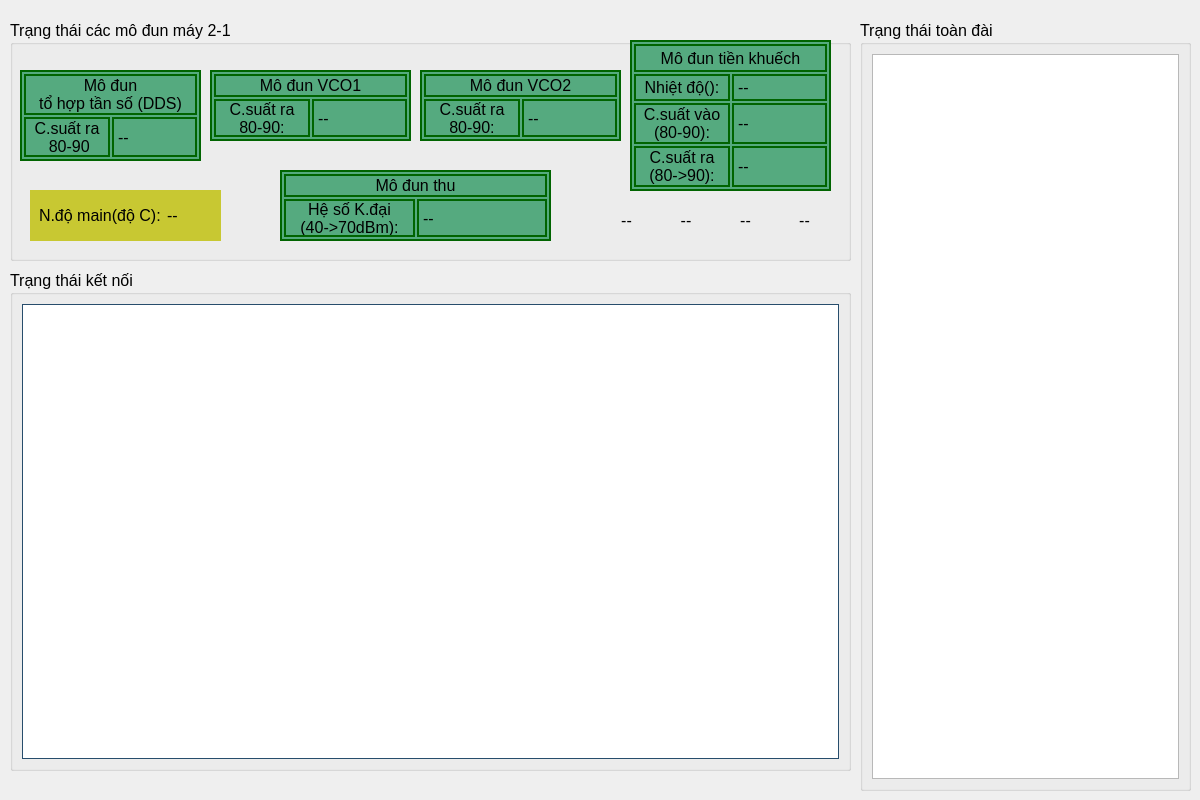
  <widget class="QWidget" name="centralwidget">
   <widget class="QGroupBox" name="groupBox">
    <property name="geometry">
     <rect>
      <x>10</x>
      <y>20</y>
      <width>841</width>
      <height>241</height>
     </rect>
    </property>
    <property name="font">
     <font>
      <pointsize>12</pointsize>
     </font>
    </property>
    <property name="title">
     <string>Trạng thái các mô đun máy 2-1</string>
    </property>
    <widget class="QFrame" name="frame_5">
     <property name="geometry">
      <rect>
       <x>270</x>
       <y>150</y>
       <width>271</width>
       <height>71</height>
      </rect>
     </property>
     <property name="font">
      <font>
       <pointsize>12</pointsize>
      </font>
     </property>
     <property name="styleSheet">
      <string notr="true">background-color: rgb(85, 170, 127);
border: 2px solid darkgreen;
</string>
     </property>
     <property name="frameShape">
      <enum>QFrame::StyledPanel</enum>
     </property>
     <property name="frameShadow">
      <enum>QFrame::Raised</enum>
     </property>
     <layout class="QGridLayout" name="gridLayout_5">
      <property name="leftMargin">
       <number>2</number>
      </property>
      <property name="topMargin">
       <number>2</number>
      </property>
      <property name="rightMargin">
       <number>2</number>
      </property>
      <property name="bottomMargin">
       <number>2</number>
      </property>
      <property name="spacing">
       <number>2</number>
      </property>
      <item row="1" column="1">
       <widget class="QLabel" name="label_res_receiver">
        <property name="font">
         <font>
          <pointsize>12</pointsize>
         </font>
        </property>
        <property name="text">
         <string>--</string>
        </property>
       </widget>
      </item>
      <item row="1" column="0">
       <widget class="QLabel" name="label_123">
        <property name="font">
         <font>
          <pointsize>12</pointsize>
         </font>
        </property>
        <property name="text">
         <string>Hệ số K.đại
(40-&gt;70dBm):</string>
        </property>
        <property name="alignment">
         <set>Qt::AlignCenter</set>
        </property>
       </widget>
      </item>
      <item row="0" column="0" colspan="2">
       <widget class="QLabel" name="label_5">
        <property name="font">
         <font>
          <pointsize>12</pointsize>
         </font>
        </property>
        <property name="text">
         <string>Mô đun thu</string>
        </property>
        <property name="alignment">
         <set>Qt::AlignCenter</set>
        </property>
       </widget>
      </item>
     </layout>
    </widget>
    <widget class="QFrame" name="frame">
     <property name="geometry">
      <rect>
       <x>10</x>
       <y>50</y>
       <width>181</width>
       <height>91</height>
      </rect>
     </property>
     <property name="font">
      <font>
       <pointsize>12</pointsize>
      </font>
     </property>
     <property name="styleSheet">
      <string notr="true">background-color: rgb(85, 170, 127);
border: 2px solid darkgreen;
</string>
     </property>
     <property name="frameShape">
      <enum>QFrame::StyledPanel</enum>
     </property>
     <property name="frameShadow">
      <enum>QFrame::Raised</enum>
     </property>
     <layout class="QGridLayout" name="gridLayout">
      <property name="leftMargin">
       <number>2</number>
      </property>
      <property name="topMargin">
       <number>2</number>
      </property>
      <property name="rightMargin">
       <number>2</number>
      </property>
      <property name="bottomMargin">
       <number>2</number>
      </property>
      <property name="spacing">
       <number>2</number>
      </property>
      <item row="1" column="0">
       <widget class="QLabel" name="label_128">
        <property name="font">
         <font>
          <pointsize>12</pointsize>
         </font>
        </property>
        <property name="text">
         <string>C.suất ra
 80-90</string>
        </property>
        <property name="alignment">
         <set>Qt::AlignCenter</set>
        </property>
       </widget>
      </item>
      <item row="0" column="0" colspan="2">
       <widget class="QLabel" name="label">
        <property name="font">
         <font>
          <pointsize>12</pointsize>
         </font>
        </property>
        <property name="text">
         <string>Mô đun 
tổ hợp tần số (DDS)</string>
        </property>
        <property name="alignment">
         <set>Qt::AlignCenter</set>
        </property>
       </widget>
      </item>
      <item row="1" column="1">
       <widget class="QLabel" name="label_res_dds_out">
        <property name="font">
         <font>
          <pointsize>12</pointsize>
         </font>
        </property>
        <property name="text">
         <string>--</string>
        </property>
       </widget>
      </item>
     </layout>
    </widget>
    <widget class="QFrame" name="frame_4">
     <property name="geometry">
      <rect>
       <x>410</x>
       <y>50</y>
       <width>201</width>
       <height>71</height>
      </rect>
     </property>
     <property name="font">
      <font>
       <pointsize>12</pointsize>
      </font>
     </property>
     <property name="styleSheet">
      <string notr="true">background-color: rgb(85, 170, 127);
border: 2px solid darkgreen;
</string>
     </property>
     <property name="frameShape">
      <enum>QFrame::StyledPanel</enum>
     </property>
     <property name="frameShadow">
      <enum>QFrame::Raised</enum>
     </property>
     <layout class="QGridLayout" name="gridLayout_4">
      <property name="leftMargin">
       <number>2</number>
      </property>
      <property name="topMargin">
       <number>2</number>
      </property>
      <property name="rightMargin">
       <number>2</number>
      </property>
      <property name="bottomMargin">
       <number>2</number>
      </property>
      <property name="spacing">
       <number>2</number>
      </property>
      <item row="0" column="0" colspan="2">
       <widget class="QLabel" name="label_4">
        <property name="font">
         <font>
          <pointsize>12</pointsize>
         </font>
        </property>
        <property name="text">
         <string>Mô đun VCO2</string>
        </property>
        <property name="alignment">
         <set>Qt::AlignCenter</set>
        </property>
       </widget>
      </item>
      <item row="1" column="0">
       <widget class="QLabel" name="label_127">
        <property name="font">
         <font>
          <pointsize>12</pointsize>
         </font>
        </property>
        <property name="text">
         <string>C.suất ra
80-90:</string>
        </property>
        <property name="alignment">
         <set>Qt::AlignCenter</set>
        </property>
       </widget>
      </item>
      <item row="1" column="1">
       <widget class="QLabel" name="label_vco_output_2">
        <property name="font">
         <font>
          <pointsize>12</pointsize>
         </font>
        </property>
        <property name="text">
         <string>--</string>
        </property>
       </widget>
      </item>
     </layout>
    </widget>
    <widget class="QFrame" name="frame_3">
     <property name="geometry">
      <rect>
       <x>200</x>
       <y>50</y>
       <width>201</width>
       <height>71</height>
      </rect>
     </property>
     <property name="font">
      <font>
       <pointsize>12</pointsize>
      </font>
     </property>
     <property name="styleSheet">
      <string notr="true">background-color: rgb(85, 170, 127);
border: 2px solid darkgreen;
</string>
     </property>
     <property name="frameShape">
      <enum>QFrame::StyledPanel</enum>
     </property>
     <property name="frameShadow">
      <enum>QFrame::Raised</enum>
     </property>
     <layout class="QGridLayout" name="gridLayout_3">
      <property name="leftMargin">
       <number>2</number>
      </property>
      <property name="topMargin">
       <number>2</number>
      </property>
      <property name="rightMargin">
       <number>2</number>
      </property>
      <property name="bottomMargin">
       <number>2</number>
      </property>
      <property name="spacing">
       <number>2</number>
      </property>
      <item row="0" column="0" colspan="2">
       <widget class="QLabel" name="label_3">
        <property name="font">
         <font>
          <pointsize>12</pointsize>
         </font>
        </property>
        <property name="text">
         <string>Mô đun VCO1</string>
        </property>
        <property name="alignment">
         <set>Qt::AlignCenter</set>
        </property>
       </widget>
      </item>
      <item row="1" column="0">
       <widget class="QLabel" name="label_129">
        <property name="font">
         <font>
          <pointsize>12</pointsize>
         </font>
        </property>
        <property name="text">
         <string>C.suất ra
80-90:</string>
        </property>
        <property name="alignment">
         <set>Qt::AlignCenter</set>
        </property>
       </widget>
      </item>
      <item row="1" column="1">
       <widget class="QLabel" name="label_vco_output_1">
        <property name="font">
         <font>
          <pointsize>12</pointsize>
         </font>
        </property>
        <property name="text">
         <string>--</string>
        </property>
       </widget>
      </item>
     </layout>
    </widget>
    <widget class="QFrame" name="frame_6">
     <property name="geometry">
      <rect>
       <x>620</x>
       <y>20</y>
       <width>201</width>
       <height>151</height>
      </rect>
     </property>
     <property name="font">
      <font>
       <pointsize>12</pointsize>
      </font>
     </property>
     <property name="styleSheet">
      <string notr="true">background-color: rgb(85, 170, 127);
border: 2px solid darkgreen;
</string>
     </property>
     <property name="frameShape">
      <enum>QFrame::StyledPanel</enum>
     </property>
     <property name="frameShadow">
      <enum>QFrame::Raised</enum>
     </property>
     <layout class="QGridLayout" name="gridLayout_6">
      <property name="leftMargin">
       <number>2</number>
      </property>
      <property name="topMargin">
       <number>2</number>
      </property>
      <property name="rightMargin">
       <number>2</number>
      </property>
      <property name="bottomMargin">
       <number>2</number>
      </property>
      <property name="spacing">
       <number>2</number>
      </property>
      <item row="2" column="0">
       <widget class="QLabel" name="label_125">
        <property name="font">
         <font>
          <pointsize>12</pointsize>
         </font>
        </property>
        <property name="text">
         <string>C.suất vào
(80-90):</string>
        </property>
        <property name="alignment">
         <set>Qt::AlignCenter</set>
        </property>
       </widget>
      </item>
      <item row="1" column="1">
       <widget class="QLabel" name="label_res_trans_temp">
        <property name="font">
         <font>
          <pointsize>12</pointsize>
         </font>
        </property>
        <property name="text">
         <string>--</string>
        </property>
       </widget>
      </item>
      <item row="0" column="0" colspan="2">
       <widget class="QLabel" name="label_6">
        <property name="font">
         <font>
          <pointsize>12</pointsize>
         </font>
        </property>
        <property name="text">
         <string>Mô đun tiền khuếch</string>
        </property>
        <property name="alignment">
         <set>Qt::AlignCenter</set>
        </property>
       </widget>
      </item>
      <item row="3" column="1">
       <widget class="QLabel" name="label_trans_output">
        <property name="font">
         <font>
          <pointsize>12</pointsize>
         </font>
        </property>
        <property name="text">
         <string>--</string>
        </property>
       </widget>
      </item>
      <item row="3" column="0">
       <widget class="QLabel" name="label_126">
        <property name="font">
         <font>
          <pointsize>12</pointsize>
         </font>
        </property>
        <property name="text">
         <string>C.suất ra
(80-&gt;90):</string>
        </property>
        <property name="alignment">
         <set>Qt::AlignCenter</set>
        </property>
       </widget>
      </item>
      <item row="2" column="1">
       <widget class="QLabel" name="label_trans_input">
        <property name="font">
         <font>
          <pointsize>12</pointsize>
         </font>
        </property>
        <property name="text">
         <string>--</string>
        </property>
       </widget>
      </item>
      <item row="1" column="0">
       <widget class="QLabel" name="label_124">
        <property name="font">
         <font>
          <pointsize>12</pointsize>
         </font>
        </property>
        <property name="text">
         <string>Nhiệt độ():</string>
        </property>
        <property name="alignment">
         <set>Qt::AlignCenter</set>
        </property>
       </widget>
      </item>
     </layout>
    </widget>
    <widget class="QFrame" name="frame_11">
     <property name="geometry">
      <rect>
       <x>20</x>
       <y>170</y>
       <width>191</width>
       <height>51</height>
      </rect>
     </property>
     <property name="font">
      <font>
       <pointsize>12</pointsize>
      </font>
     </property>
     <property name="styleSheet">
      <string notr="true">background-color: rgb(200, 200, 50);
border: 2px;
border-color: rgb(100,100,10);</string>
     </property>
     <property name="frameShape">
      <enum>QFrame::StyledPanel</enum>
     </property>
     <property name="frameShadow">
      <enum>QFrame::Raised</enum>
     </property>
     <layout class="QGridLayout" name="gridLayout_11">
      <item row="0" column="1">
       <widget class="QLabel" name="label_res_main_temp">
        <property name="font">
         <font>
          <pointsize>12</pointsize>
         </font>
        </property>
        <property name="text">
         <string>--</string>
        </property>
       </widget>
      </item>
      <item row="0" column="0">
       <widget class="QLabel" name="label_1256">
        <property name="font">
         <font>
          <pointsize>12</pointsize>
         </font>
        </property>
        <property name="text">
         <string>N.độ main(độ C):</string>
        </property>
       </widget>
      </item>
     </layout>
    </widget>
    <widget class="QWidget" name="layoutWidget">
     <property name="geometry">
      <rect>
       <x>590</x>
       <y>190</y>
       <width>231</width>
       <height>21</height>
      </rect>
     </property>
     <layout class="QHBoxLayout" name="horizontalLayout">
      <item>
       <widget class="QLabel" name="label_byte_1">
        <property name="font">
         <font>
          <pointsize>12</pointsize>
         </font>
        </property>
        <property name="text">
         <string>--</string>
        </property>
        <property name="alignment">
         <set>Qt::AlignCenter</set>
        </property>
       </widget>
      </item>
      <item>
       <widget class="QLabel" name="label_byte_2">
        <property name="font">
         <font>
          <pointsize>12</pointsize>
         </font>
        </property>
        <property name="text">
         <string>--</string>
        </property>
        <property name="alignment">
         <set>Qt::AlignCenter</set>
        </property>
       </widget>
      </item>
      <item>
       <widget class="QLabel" name="label_byte_3">
        <property name="font">
         <font>
          <pointsize>12</pointsize>
         </font>
        </property>
        <property name="text">
         <string>--</string>
        </property>
        <property name="alignment">
         <set>Qt::AlignCenter</set>
        </property>
       </widget>
      </item>
      <item>
       <widget class="QLabel" name="label_byte_4">
        <property name="font">
         <font>
          <pointsize>12</pointsize>
         </font>
        </property>
        <property name="text">
         <string>--</string>
        </property>
        <property name="alignment">
         <set>Qt::AlignCenter</set>
        </property>
       </widget>
      </item>
     </layout>
    </widget>
   </widget>
   <widget class="QGroupBox" name="groupBox_2">
    <property name="geometry">
     <rect>
      <x>860</x>
      <y>20</y>
      <width>331</width>
      <height>771</height>
     </rect>
    </property>
    <property name="font">
     <font>
      <pointsize>12</pointsize>
     </font>
    </property>
    <property name="title">
     <string>Trạng thái toàn đài</string>
    </property>
    <layout class="QGridLayout" name="gridLayout_8">
     <item row="0" column="0">
      <widget class="QTableWidget" name="tableWidget">
       <attribute name="horizontalHeaderStretchLastSection">
        <bool>true</bool>
       </attribute>
       <attribute name="verticalHeaderStretchLastSection">
        <bool>false</bool>
       </attribute>
      </widget>
     </item>
    </layout>
   </widget>
   <widget class="QGroupBox" name="groupBox_3">
    <property name="geometry">
     <rect>
      <x>10</x>
      <y>270</y>
      <width>841</width>
      <height>501</height>
     </rect>
    </property>
    <property name="palette">
     <palette>
      <active>
       <colorrole role="WindowText">
        <brush brushstyle="SolidPattern">
         <color alpha="255">
          <red>0</red>
          <green>0</green>
          <blue>0</blue>
         </color>
        </brush>
       </colorrole>
       <colorrole role="Button">
        <brush brushstyle="SolidPattern">
         <color alpha="255">
          <red>50</red>
          <green>100</green>
          <blue>140</blue>
         </color>
        </brush>
       </colorrole>
       <colorrole role="Light">
        <brush brushstyle="SolidPattern">
         <color alpha="255">
          <red>75</red>
          <green>150</green>
          <blue>210</blue>
         </color>
        </brush>
       </colorrole>
       <colorrole role="Midlight">
        <brush brushstyle="SolidPattern">
         <color alpha="255">
          <red>62</red>
          <green>125</green>
          <blue>175</blue>
         </color>
        </brush>
       </colorrole>
       <colorrole role="Dark">
        <brush brushstyle="SolidPattern">
         <color alpha="255">
          <red>25</red>
          <green>50</green>
          <blue>70</blue>
         </color>
        </brush>
       </colorrole>
       <colorrole role="Mid">
        <brush brushstyle="SolidPattern">
         <color alpha="255">
          <red>33</red>
          <green>66</green>
          <blue>93</blue>
         </color>
        </brush>
       </colorrole>
       <colorrole role="Text">
        <brush brushstyle="SolidPattern">
         <color alpha="255">
          <red>0</red>
          <green>0</green>
          <blue>0</blue>
         </color>
        </brush>
       </colorrole>
       <colorrole role="BrightText">
        <brush brushstyle="SolidPattern">
         <color alpha="255">
          <red>255</red>
          <green>255</green>
          <blue>255</blue>
         </color>
        </brush>
       </colorrole>
       <colorrole role="ButtonText">
        <brush brushstyle="SolidPattern">
         <color alpha="255">
          <red>0</red>
          <green>0</green>
          <blue>0</blue>
         </color>
        </brush>
       </colorrole>
       <colorrole role="Base">
        <brush brushstyle="SolidPattern">
         <color alpha="255">
          <red>255</red>
          <green>255</green>
          <blue>255</blue>
         </color>
        </brush>
       </colorrole>
       <colorrole role="Window">
        <brush brushstyle="SolidPattern">
         <color alpha="255">
          <red>50</red>
          <green>100</green>
          <blue>140</blue>
         </color>
        </brush>
       </colorrole>
       <colorrole role="Shadow">
        <brush brushstyle="SolidPattern">
         <color alpha="255">
          <red>0</red>
          <green>0</green>
          <blue>0</blue>
         </color>
        </brush>
       </colorrole>
       <colorrole role="AlternateBase">
        <brush brushstyle="SolidPattern">
         <color alpha="255">
          <red>152</red>
          <green>177</green>
          <blue>197</blue>
         </color>
        </brush>
       </colorrole>
       <colorrole role="ToolTipBase">
        <brush brushstyle="SolidPattern">
         <color alpha="255">
          <red>255</red>
          <green>255</green>
          <blue>220</blue>
         </color>
        </brush>
       </colorrole>
       <colorrole role="ToolTipText">
        <brush brushstyle="SolidPattern">
         <color alpha="255">
          <red>0</red>
          <green>0</green>
          <blue>0</blue>
         </color>
        </brush>
       </colorrole>
      </active>
      <inactive>
       <colorrole role="WindowText">
        <brush brushstyle="SolidPattern">
         <color alpha="255">
          <red>0</red>
          <green>0</green>
          <blue>0</blue>
         </color>
        </brush>
       </colorrole>
       <colorrole role="Button">
        <brush brushstyle="SolidPattern">
         <color alpha="255">
          <red>50</red>
          <green>100</green>
          <blue>140</blue>
         </color>
        </brush>
       </colorrole>
       <colorrole role="Light">
        <brush brushstyle="SolidPattern">
         <color alpha="255">
          <red>75</red>
          <green>150</green>
          <blue>210</blue>
         </color>
        </brush>
       </colorrole>
       <colorrole role="Midlight">
        <brush brushstyle="SolidPattern">
         <color alpha="255">
          <red>62</red>
          <green>125</green>
          <blue>175</blue>
         </color>
        </brush>
       </colorrole>
       <colorrole role="Dark">
        <brush brushstyle="SolidPattern">
         <color alpha="255">
          <red>25</red>
          <green>50</green>
          <blue>70</blue>
         </color>
        </brush>
       </colorrole>
       <colorrole role="Mid">
        <brush brushstyle="SolidPattern">
         <color alpha="255">
          <red>33</red>
          <green>66</green>
          <blue>93</blue>
         </color>
        </brush>
       </colorrole>
       <colorrole role="Text">
        <brush brushstyle="SolidPattern">
         <color alpha="255">
          <red>0</red>
          <green>0</green>
          <blue>0</blue>
         </color>
        </brush>
       </colorrole>
       <colorrole role="BrightText">
        <brush brushstyle="SolidPattern">
         <color alpha="255">
          <red>255</red>
          <green>255</green>
          <blue>255</blue>
         </color>
        </brush>
       </colorrole>
       <colorrole role="ButtonText">
        <brush brushstyle="SolidPattern">
         <color alpha="255">
          <red>0</red>
          <green>0</green>
          <blue>0</blue>
         </color>
        </brush>
       </colorrole>
       <colorrole role="Base">
        <brush brushstyle="SolidPattern">
         <color alpha="255">
          <red>255</red>
          <green>255</green>
          <blue>255</blue>
         </color>
        </brush>
       </colorrole>
       <colorrole role="Window">
        <brush brushstyle="SolidPattern">
         <color alpha="255">
          <red>50</red>
          <green>100</green>
          <blue>140</blue>
         </color>
        </brush>
       </colorrole>
       <colorrole role="Shadow">
        <brush brushstyle="SolidPattern">
         <color alpha="255">
          <red>0</red>
          <green>0</green>
          <blue>0</blue>
         </color>
        </brush>
       </colorrole>
       <colorrole role="AlternateBase">
        <brush brushstyle="SolidPattern">
         <color alpha="255">
          <red>152</red>
          <green>177</green>
          <blue>197</blue>
         </color>
        </brush>
       </colorrole>
       <colorrole role="ToolTipBase">
        <brush brushstyle="SolidPattern">
         <color alpha="255">
          <red>255</red>
          <green>255</green>
          <blue>220</blue>
         </color>
        </brush>
       </colorrole>
       <colorrole role="ToolTipText">
        <brush brushstyle="SolidPattern">
         <color alpha="255">
          <red>0</red>
          <green>0</green>
          <blue>0</blue>
         </color>
        </brush>
       </colorrole>
      </inactive>
      <disabled>
       <colorrole role="WindowText">
        <brush brushstyle="SolidPattern">
         <color alpha="255">
          <red>25</red>
          <green>50</green>
          <blue>70</blue>
         </color>
        </brush>
       </colorrole>
       <colorrole role="Button">
        <brush brushstyle="SolidPattern">
         <color alpha="255">
          <red>50</red>
          <green>100</green>
          <blue>140</blue>
         </color>
        </brush>
       </colorrole>
       <colorrole role="Light">
        <brush brushstyle="SolidPattern">
         <color alpha="255">
          <red>75</red>
          <green>150</green>
          <blue>210</blue>
         </color>
        </brush>
       </colorrole>
       <colorrole role="Midlight">
        <brush brushstyle="SolidPattern">
         <color alpha="255">
          <red>62</red>
          <green>125</green>
          <blue>175</blue>
         </color>
        </brush>
       </colorrole>
       <colorrole role="Dark">
        <brush brushstyle="SolidPattern">
         <color alpha="255">
          <red>25</red>
          <green>50</green>
          <blue>70</blue>
         </color>
        </brush>
       </colorrole>
       <colorrole role="Mid">
        <brush brushstyle="SolidPattern">
         <color alpha="255">
          <red>33</red>
          <green>66</green>
          <blue>93</blue>
         </color>
        </brush>
       </colorrole>
       <colorrole role="Text">
        <brush brushstyle="SolidPattern">
         <color alpha="255">
          <red>25</red>
          <green>50</green>
          <blue>70</blue>
         </color>
        </brush>
       </colorrole>
       <colorrole role="BrightText">
        <brush brushstyle="SolidPattern">
         <color alpha="255">
          <red>255</red>
          <green>255</green>
          <blue>255</blue>
         </color>
        </brush>
       </colorrole>
       <colorrole role="ButtonText">
        <brush brushstyle="SolidPattern">
         <color alpha="255">
          <red>25</red>
          <green>50</green>
          <blue>70</blue>
         </color>
        </brush>
       </colorrole>
       <colorrole role="Base">
        <brush brushstyle="SolidPattern">
         <color alpha="255">
          <red>50</red>
          <green>100</green>
          <blue>140</blue>
         </color>
        </brush>
       </colorrole>
       <colorrole role="Window">
        <brush brushstyle="SolidPattern">
         <color alpha="255">
          <red>50</red>
          <green>100</green>
          <blue>140</blue>
         </color>
        </brush>
       </colorrole>
       <colorrole role="Shadow">
        <brush brushstyle="SolidPattern">
         <color alpha="255">
          <red>0</red>
          <green>0</green>
          <blue>0</blue>
         </color>
        </brush>
       </colorrole>
       <colorrole role="AlternateBase">
        <brush brushstyle="SolidPattern">
         <color alpha="255">
          <red>50</red>
          <green>100</green>
          <blue>140</blue>
         </color>
        </brush>
       </colorrole>
       <colorrole role="ToolTipBase">
        <brush brushstyle="SolidPattern">
         <color alpha="255">
          <red>255</red>
          <green>255</green>
          <blue>220</blue>
         </color>
        </brush>
       </colorrole>
       <colorrole role="ToolTipText">
        <brush brushstyle="SolidPattern">
         <color alpha="255">
          <red>0</red>
          <green>0</green>
          <blue>0</blue>
         </color>
        </brush>
       </colorrole>
      </disabled>
     </palette>
    </property>
    <property name="font">
     <font>
      <pointsize>12</pointsize>
     </font>
    </property>
    <property name="title">
     <string>Trạng thái kết nối</string>
    </property>
    <layout class="QGridLayout" name="gridLayout_9">
     <item row="0" column="0">
      <widget class="QTableWidget" name="tableWidget_connection">
       <attribute name="horizontalHeaderStretchLastSection">
        <bool>true</bool>
       </attribute>
       <attribute name="verticalHeaderStretchLastSection">
        <bool>false</bool>
       </attribute>
      </widget>
     </item>
    </layout>
   </widget>
  </widget>
